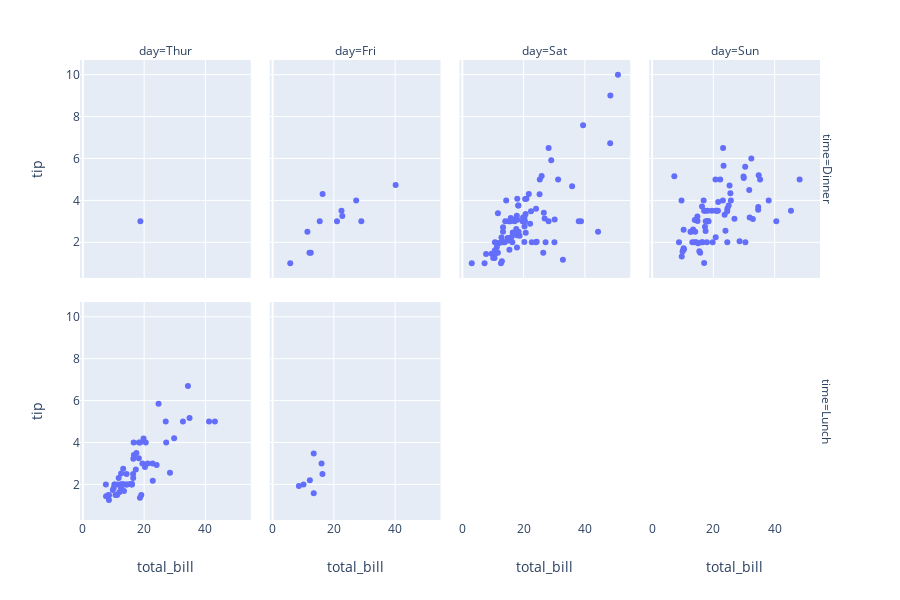

The cell this chart's notebook holds for it:
### Code cell
configure_plotly_browser_state()
px.scatter(tips, x="total_bill", y="tip",
           facet_row="time",
           facet_col="day",
           category_orders={"day":["Thur","Fri","Sat","Sun"]}
          )

### Figure 1 — Plotly figure (JSON) as saved in the notebook; plotly's stock layout.template omitted (floating-point values rounded to 4 significant figures)
{"data": [{"hovertemplate": "time=Dinner<br>day=Thur<br>total_bill=%{x}<br>tip=%{y}", "showlegend": false, "legendgroup": "", "name": "", "yaxis": "y", "y": [3], "hoverlabel": {"namelength": 0}, "mode": "markers", "xaxis": "x", "marker": {"color": "#636efa", "symbol": "circle"}, "x": [18.78], "type": "scatter", "uid": "a896c6ac-b529-4de2-bbde-084f82fba894"}, {"hovertemplate": "time=Dinner<br>day=Fri<br>total_bill=%{x}<br>tip=%{y}", "showlegend": false, "legendgroup": "", "name": "", "yaxis": "y", "y": [3, 3.5, 1, 4.3, 3.25, 4.73, 4, 1.5, 3, 1.5, 2.5, 3], "hoverlabel": {"namelength": 0}, "mode": "markers", "xaxis": "x2", "marker": {"color": "#636efa", "symbol": "circle"}, "x": [28.97, 22.49, 5.75, 16.32, 22.75, 40.17, 27.28, 12.03, 21.01, 12.46, 11.35, 15.38], "type": "scatter", "uid": "1540541d-6270-4387-a472-7e37dd476053"}, {"hovertemplate": "time=Dinner<br>day=Sat<br>total_bill=%{x}<br>tip=%{y}", "showlegend": false, "legendgroup": "", "name": "", "yaxis": "y", "y": [3.35, 4.08, 2.75, 2.23, 7.58, 3.18, 2.34, 2, 2, 4.3, 3, 1.45, 2.5, 3, 2.45, 3.27, 3.6, 2, 3.07, 2.31, 5, 2.24, 3, 1.5, 1.76, 6.73, 3.21, 2, 1.98, 3.76, 2.64, 3.15, 2.47, 1, 2.01, 2.09, 1.97, 3, 3.14, 5, 2.2, 1.25, 3.08, 2.5, 3.48, 4.08, 1.64, 4.06, 4.29, 3.76, 4, 3, 1, 1.61, 2, 10, 3.16, 3.41, 3, 2.03, 2.23, 2, 5.16, 9, 2.5, 6.5, 1.1, 3, 1.5, 1.44, 3.09, 3, 2.72, 2.88, 2, 3, 3.39, 1.47, 3, 1.25, 1, 1.17, 4.67, 5.92, 2, 2, 1.75], "hoverlabel": {"namelength": 0}, "mode": "markers", "xaxis": "x3", "marker": {"color": "#636efa", "symbol": "circle"}, "x": [20.65, 17.92, 20.29, 15.77, 39.42, 19.82, 17.81, 13.37, 12.69, 21.7, 19.65, 9.55, 18.35, 15.06, 20.69, 17.78, 24.06, 16.31, 16.93, 18.69, 31.27, 16.04, 38.01, 26.41, 11.24, 48.27, 20.29, 13.81, 11.02, 18.29, 17.59, 20.08, 16.45, 3.07, 20.23, 15.01, 12.02, 17.07, 26.86, 25.28, 14.73, 10.51, 17.92, 44.3, 22.42, 20.92, 15.36, 20.49, 25.21, 18.24, 14.31, 14, 7.25, 10.59, 10.63, 50.81, 15.81, 26.59, 38.73, 24.27, 12.76, 30.06, 25.89, 48.33, 13.27, 28.17, 12.9, 28.15, 11.59, 7.74, 30.14, 20.45, 13.28, 22.12, 24.01, 15.69, 11.61, 10.77, 15.53, 10.07, 12.6, 32.83, 35.83, 29.03, 27.18, 22.67, 17.82], "type": "scatter", "uid": "ad954574-6406-4c27-809d-ebb34966f7b9"}, {"hovertemplate": "time=Dinner<br>day=Sun<br>total_bill=%{x}<br>tip=%{y}", "showlegend": false, "legendgroup": "", "name": "", "yaxis": "y", "y": [1.01, 1.66, 3.5, 3.31, 3.61, 4.71, 2, 3.12, 1.96, 3.23, 1.71, 5, 1.57, 3, 3.02, 3.92, 1.67, 3.71, 3.5, 2.54, 3.06, 1.32, 5.6, 3, 5, 6, 2.05, 3, 2.5, 2.6, 5.2, 1.56, 4.34, 3.51, 4, 2.55, 4, 3.5, 5.07, 2.5, 2, 2.74, 2, 2, 5.14, 5, 3.75, 2.61, 2, 3.5, 2.5, 2, 2, 3, 3.48, 2.24, 4.5, 5.15, 3.18, 4, 3.11, 2, 2, 4, 3.55, 3.68, 5.65, 3.5, 6.5, 3, 5, 3.5, 2, 3.5, 4, 1.5], "hoverlabel": {"namelength": 0}, "mode": "markers", "xaxis": "x4", "marker": {"color": "#636efa", "symbol": "circle"}, "x": [16.99, 10.34, 21.01, 23.68, 24.59, 25.29, 8.77, 26.88, 15.04, 14.78, 10.27, 35.26, 15.42, 18.43, 14.83, 21.58, 10.33, 16.29, 16.97, 17.46, 13.94, 9.68, 30.4, 18.29, 22.23, 32.4, 28.55, 18.04, 12.54, 10.29, 34.81, 9.94, 25.56, 19.49, 38.07, 23.95, 25.71, 17.31, 29.93, 14.07, 13.13, 17.26, 24.55, 19.77, 29.85, 48.17, 25, 13.39, 16.49, 21.5, 12.66, 16.21, 13.81, 17.51, 24.52, 20.76, 31.71, 7.25, 31.85, 16.82, 32.9, 17.89, 14.48, 9.6, 34.63, 34.65, 23.33, 45.35, 23.17, 40.55, 20.69, 20.9, 30.46, 18.15, 23.1, 15.69], "type": "scatter", "uid": "27ac19f4-5d72-44d2-a292-88f085c2909e"}, {"hovertemplate": "time=Lunch<br>day=Thur<br>total_bill=%{x}<br>tip=%{y}", "showlegend": false, "legendgroup": "", "name": "", "yaxis": "y2", "y": [4, 3, 2.71, 3, 3.4, 1.83, 5, 2.03, 5.17, 2, 4, 5.85, 3, 1.5, 1.8, 2.92, 2.31, 1.68, 2.5, 2, 2.52, 4.2, 1.48, 2, 2, 2.18, 1.5, 2.83, 1.5, 2, 3.25, 1.25, 2, 2, 2, 2.75, 3.5, 6.7, 5, 5, 2.3, 1.5, 1.36, 1.63, 1.73, 2, 4.19, 2.56, 2.02, 4, 1.44, 2, 5, 2, 2, 4, 2.01, 2, 2.5, 4, 3.23], "hoverlabel": {"namelength": 0}, "mode": "markers", "xaxis": "x", "marker": {"color": "#636efa", "symbol": "circle"}, "x": [27.2, 22.76, 17.29, 19.44, 16.66, 10.07, 32.68, 15.98, 34.83, 13.03, 18.28, 24.71, 21.16, 10.65, 12.43, 24.08, 11.69, 13.42, 14.26, 15.95, 12.48, 29.8, 8.52, 14.52, 11.38, 22.82, 19.08, 20.27, 11.17, 12.26, 18.26, 8.51, 10.33, 14.15, 16, 13.16, 17.47, 34.3, 41.19, 27.05, 16.43, 8.35, 18.64, 11.87, 9.78, 7.51, 19.81, 28.44, 15.48, 16.58, 7.56, 10.34, 43.11, 13, 13.51, 18.71, 12.74, 13, 16.4, 20.53, 16.47], "type": "scatter", "uid": "742360fe-fda1-444c-a4c1-0958ef1b9ad1"}, {"hovertemplate": "time=Lunch<br>day=Fri<br>total_bill=%{x}<br>tip=%{y}", "showlegend": false, "legendgroup": "", "name": "", "yaxis": "y2", "y": [2.2, 3.48, 1.92, 3, 1.58, 2.5, 2], "hoverlabel": {"namelength": 0}, "mode": "markers", "xaxis": "x2", "marker": {"color": "#636efa", "symbol": "circle"}, "x": [12.16, 13.42, 8.58, 15.98, 13.42, 16.27, 10.09], "type": "scatter", "uid": "08b53583-7b1f-4b29-b5e2-052a1abf1cc3"}], "layout": {"xaxis": {"title": {"text": "total_bill"}}, "yaxis": {"title": {"text": "tip"}}, "xaxis4": {"matches": "x", "title": {"text": "total_bill"}}, "xaxis3": {"matches": "x", "title": {"text": "total_bill"}}, "xaxis2": {"matches": "x", "title": {"text": "total_bill"}}, "annotations": [{"yanchor": "middle", "xref": "paper", "xanchor": "center", "yref": "paper", "text": "day=Thur", "textangle": 0, "y": 1.02, "x": 0.1154, "showarrow": false}, {"yanchor": "middle", "xref": "paper", "xanchor": "center", "yref": "paper", "text": "day=Fri", "textangle": 0, "y": 1.02, "x": 0.3718, "showarrow": false}, {"yanchor": "middle", "xref": "paper", "xanchor": "center", "yref": "paper", "text": "day=Sat", "textangle": 0, "y": 1.02, "x": 0.6282, "showarrow": false}, {"yanchor": "middle", "xref": "paper", "xanchor": "center", "yref": "paper", "text": "day=Sun", "textangle": 0, "y": 1.02, "x": 0.8846, "showarrow": false}, {"yanchor": "middle", "xref": "paper", "xanchor": "center", "yref": "paper", "text": "time=Dinner", "textangle": 90, "y": 0.7632, "x": 1.01, "showarrow": false}, {"yanchor": "middle", "xref": "paper", "xanchor": "center", "yref": "paper", "text": "time=Lunch", "textangle": 90, "y": 0.2368, "x": 1.01, "showarrow": false}], "yaxis2": {"matches": "y", "title": {"text": "tip"}}, "grid": {"xside": "bottom", "xgap": 0.1, "xaxes": ["x", "x2", "x3", "x4"], "yaxes": ["y", "y2"], "yside": "left", "ygap": 0.1}, "height": 600, "margin": {"t": 60}, "legend": {"tracegroupgap": 0}}}
